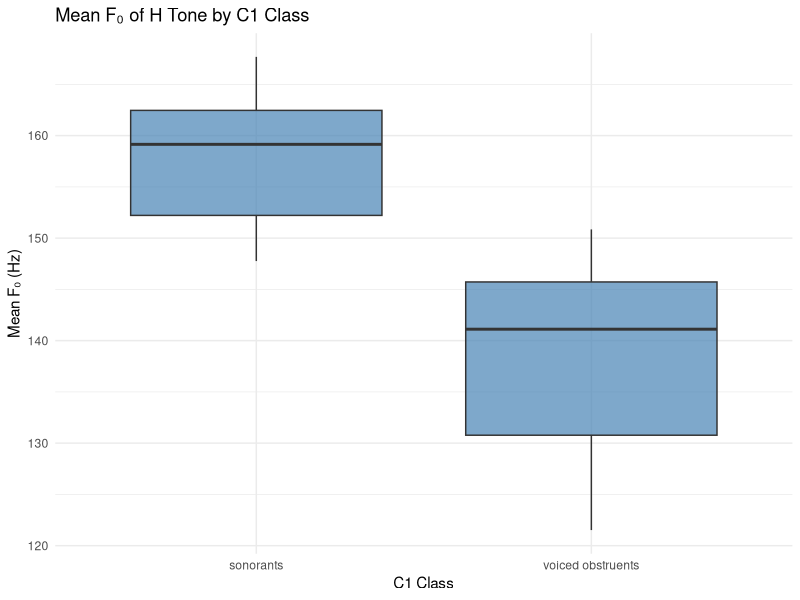
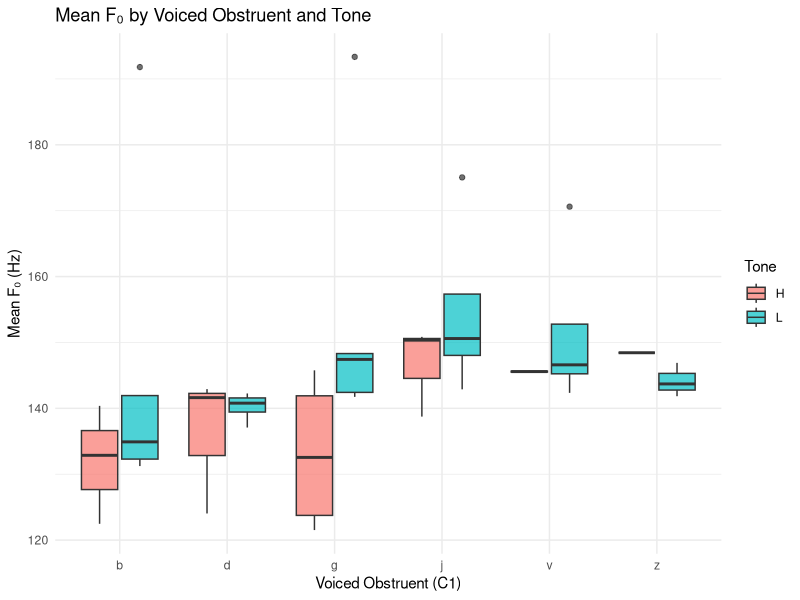

The R script that drew these images, in order:
## ---- chunk 1
knitr::opts_chunk$set(
  echo       = TRUE,
  warning    = FALSE,
  message    = FALSE,
  fig.width  = 7,
  fig.height = 5
)
# Load required package
if (!requireNamespace("ggplot2", quietly=TRUE)) install.packages("ggplot2")
library(ggplot2)
## ---- chunk 2
# Read the dataset
df <- read.csv("citonga.csv", stringsAsFactors = TRUE)
cat("Total tokens:", nrow(df), "\n")
str(df)
## ---- chunk 3
df_H <- subset(df, Tone == "H" & C1.class %in% c("sonorants", "voiced obstruents"))
pA <- ggplot(df_H, aes(x = C1.class, y = meanf0)) +
  geom_boxplot(fill = "steelblue", alpha = 0.7) +
  labs(
    title = "Mean F₀ of H Tone by C1 Class",
    x     = "C1 Class",
    y     = "Mean F₀ (Hz)"
  ) +
  theme_minimal()
print(pA)
## ---- chunk 4
sonorants_H  <- subset(df, Tone == "H" & C1.class == "sonorants")$meanf0
voicedObs_H  <- subset(df, Tone == "H" & C1.class == "voiced obstruents")$meanf0
testA <- t.test(sonorants_H, voicedObs_H, var.equal = TRUE)
testA
## ---- chunk 5
voiced_set <- c("b","d","j","g","v","z")
df_voiced <- subset(df, C1 %in% voiced_set)
pB <- ggplot(df_voiced, aes(x = C1, y = meanf0, fill = Tone)) +
  geom_boxplot(alpha = 0.7) +
  labs(
    title = "Mean F₀ by Voiced Obstruent and Tone",
    x     = "Voiced Obstruent (C1)",
    y     = "Mean F₀ (Hz)"
  ) +
  theme_minimal()
print(pB)
## ---- chunk 6
H_vo <- subset(df, Tone == "H" & C1 %in% voiced_set)$meanf0
L_vo <- subset(df, Tone == "L" & C1 %in% voiced_set)$meanf0
testB <- t.test(H_vo, L_vo, var.equal = TRUE)
testB
## ---- chunk 7
sessionInfo()
